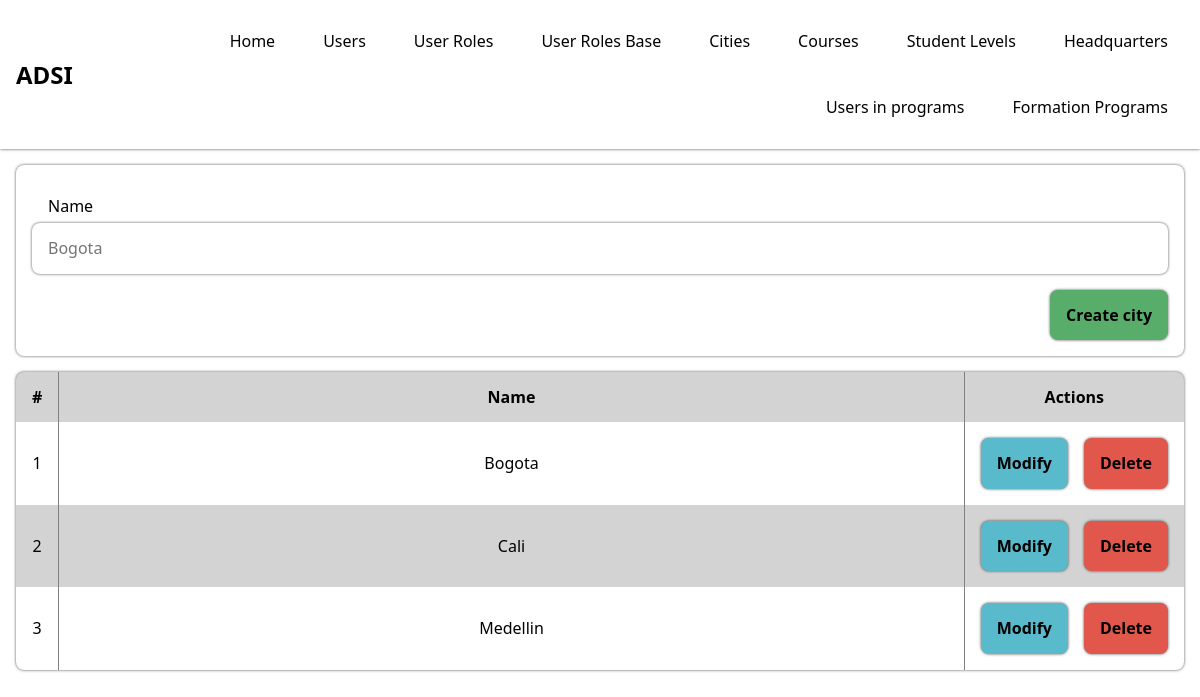
/cities.php, run on the app's committed database.
### tables this page shows
CREATE TABLE `cities` (
  `id` int(11) NOT NULL,
  `name` varchar(255) NOT NULL
);

### php/function.php (called while the page is built, shortened)
<?php
function dbQuery($query)
{
  $connection = mysqli_connect("localhost", "slogive", "123456789", "courses_platform");
  $result = mysqli_query($connection, $query);
  return $result;
}

### cities.php (the view, shortened to what this page needs)
<!DOCTYPE html>
<html lang="es-CO">
<head>
  <?php
  include("./modules/head.php");
  include("./php/function.php");
  ?>
</head>
<body>
  <?php
  include("./modules/nav.php");
  ?>
  <main class="main">
    <form action="" method="post">
      <label for="name">Name</label>
      <input type="text" name="name" id="name" value="<?php echo isset($_GET['put']) ? $row->name : ''; ?>" placeholder="Bogota">
      <div class="form_actions">
        <?php echo isset($_GET['put']) ?
          '<input type="submit" name="submit" value="Edit city"><input onclick="cancel(\'cities\')" type="button" value="Cancel">'
          :
          '<input type="submit" name="submit" value="Create city">'
        ?>
      </div>
    </form>
    <div class="table">
      <div class="body c3">
        <div class="header">#</div>
        <div class="header">Name</div>
        <div class="header">Actions</div>
        <?php
        $sql = "SELECT * FROM cities";
        $result = dbQuery($sql);
        while ($row = mysqli_fetch_object($result)) {
        ?>
          <div><?php echo $row->id ?></div>
          <div><?php echo $row->name ?></div>
          <div class="actions">
            <a href="cities?id=<?php echo $row->id ?>&put">
              Modify
            </a>
            <a href="cities?id=<?php echo $row->id ?>&delete">
              Delete
            </a>
          </div>
        <?php } ?>
      </div>
    </div>
  </main>
</body>
</html>

### styles/global.css (style rules this page uses)
html { line-height: 1.15; -webkit-text-size-adjust: 100%; }
body { margin: 0; min-height: 100vh; font-family: system-ui, -apple-system, BlinkMacSystemFont, "Segoe UI", Roboto, Oxygen, Ubuntu, Cantarell, "Open Sans", "Helvetica Neue", sans-serif, monospace; overflow-y: scroll; }
main { display: block; }
a { background-color: transparent; }
button, input, optgroup, select, textarea { font-family: inherit; font-size: 100%; line-height: 1.15; margin: 0; }
button, input { overflow: visible; }
button, [type=button], [type=reset], [type=submit] { -webkit-appearance: button; }
:root { --measure: 16px; }
@media screen and (min-width: 769px) { :root { --measure: 16px; } }
.main { display: grid; padding: var(--measure); gap: var(--measure); }
.main form { display: grid; padding: var(--measure); border-radius: 8px; -webkit-box-shadow: 0px 0px 3px 0px rgba(0, 0, 0, 0.7); -moz-box-shadow: 0px 0px 3px 0px rgba(0, 0, 0, 0.7); box-shadow: 0px 0px 3px 0px rgba(0, 0, 0, 0.7); }
.main form label { padding: 0 var(--measure); margin-top: var(--measure); margin-bottom: calc(var(--measure) / 2); }
.main form input { border: none; outline: none; padding: var(--measure); border-radius: 8px; -webkit-box-shadow: 0px 0px 3px 0px rgba(0, 0, 0, 0.7); -moz-box-shadow: 0px 0px 3px 0px rgba(0, 0, 0, 0.7); box-shadow: 0px 0px 3px 0px rgba(0, 0, 0, 0.7); }
.main form .form_actions { display: grid; grid-template-columns: repeat(2, min-content); justify-content: right; }
.main form .form_actions input[type=submit] { background: #59ad6a; }
.main form .form_actions input[type=submit], .main form .form_actions input[type=button] { padding: var(--measure); border-radius: 8px; outline: none; border: none; transition: all ease-in-out 150ms; margin-top: var(--measure); font-weight: bold; -webkit-box-shadow: 0px 0px 3px 0px rgba(0, 0, 0, 0.7); -moz-box-shadow: 0px 0px 3px 0px rgba(0, 0, 0, 0.7); box-shadow: 0px 0px 3px 0px rgba(0, 0, 0, 0.7); }
.main .table { display: grid; border-radius: 8px; -webkit-box-shadow: 0px 0px 3px 0px rgba(0, 0, 0, 0.7); -moz-box-shadow: 0px 0px 3px 0px rgba(0, 0, 0, 0.7); box-shadow: 0px 0px 3px 0px rgba(0, 0, 0, 0.7); }
.main .table .body { display: grid; overflow-x: scroll; overflow-y: hidden; border-radius: 8px; column-gap: 1px; background: gray; }
.main .table .body .header { font-weight: bold; }
.main .table .body div { display: grid; align-content: center; justify-content: center; padding: var(--measure); background: white; text-align: center; }
.main .table .body .actions { display: grid; gap: var(--measure); padding: var(--measure); grid-template-columns: repeat(2, auto); }
.main .table .body .actions a { text-decoration: none; transition: all ease-in-out 150ms; border-radius: 8px; color: black; padding: var(--measure); background: #f0f0f0; font-weight: bold; -webkit-box-shadow: 0px 0px 3px 0px rgba(0, 0, 0, 0.7); -moz-box-shadow: 0px 0px 3px 0px rgba(0, 0, 0, 0.7); box-shadow: 0px 0px 3px 0px rgba(0, 0, 0, 0.7); }
.main .table .body .actions a:first-of-type { background: #59bacc; }
.main .table .body .actions a:last-of-type { background: #e2574c; }
.main .table .c3 { grid-template-columns: min-content repeat(1, 1fr) min-content; }
.main .table .c3 div:nth-child(6n+1), .main .table .c3 div:nth-child(6n+2), .main .table .c3 div:nth-child(6n+3) { background: lightgray; }

### data on the page
cities: id "1", name "Bogota"
cities: id "2", name "Cali"
cities: id "3", name "Medellin"
